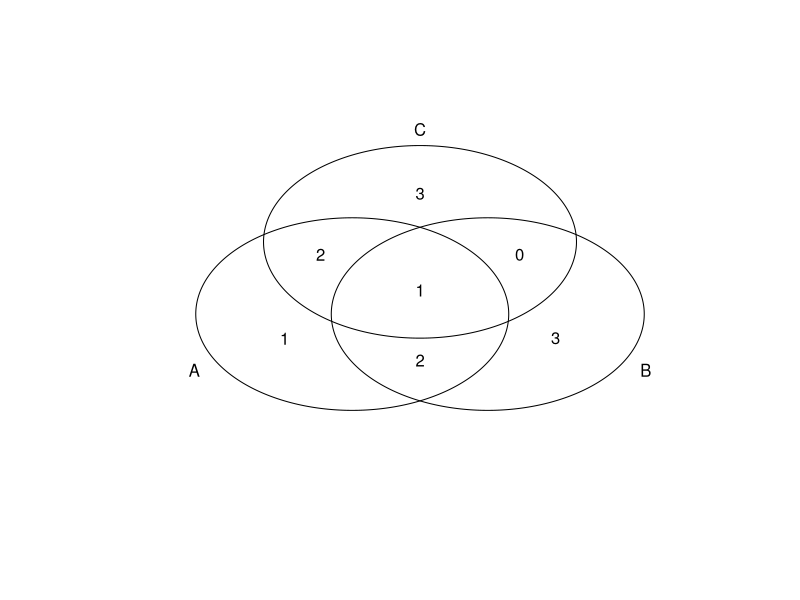
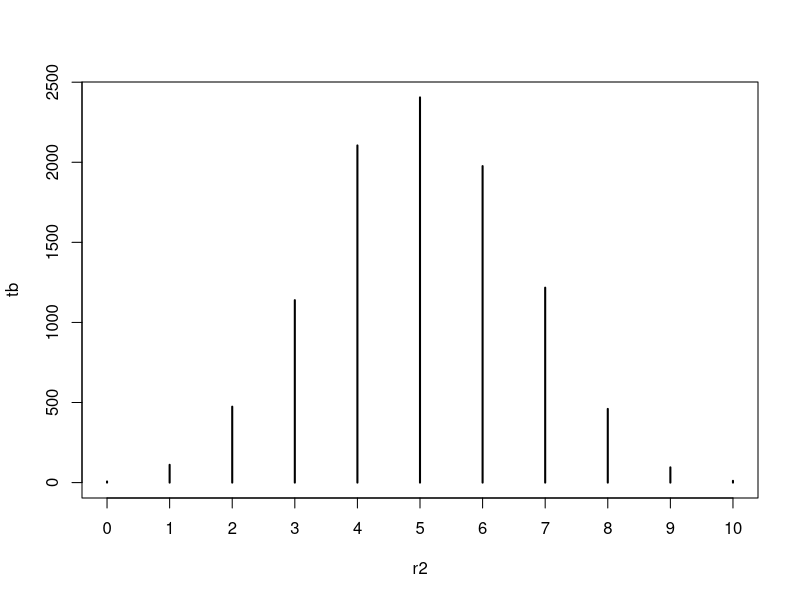
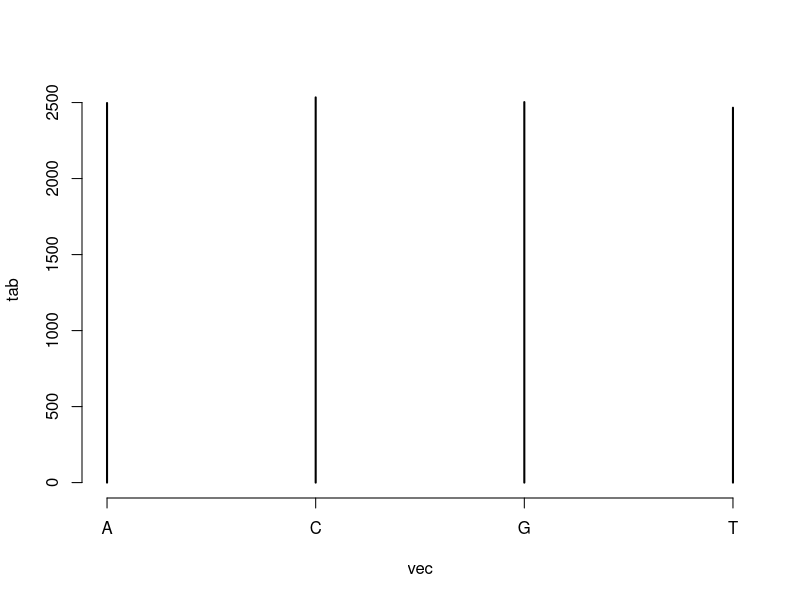

Recreate these plots in R, in order. (Note: this script raises an error after producing the figures.)
# 14-03-23 R practical
A <- c(50, 60, 70, 80, 90, 100)
B <- c(80, 90, 100, 110, 120, 130)
C <- c(60, 70, 80, 200, 220, 240)
# Union of 2 sets
U <- union(A, B)

# intersect of A and B
I <- intersect(A, B)
U3 <- union(U, C)
#library("ggplot2")
# sampling randomly from a set
x <- c(1:100)
#sample without replacement
S1 <- sample(x, 20)
S1
help(sample)
# sample with replacement
S2 <- sample(x, 20, replace = T)
S2
SS <- c("A", "T", "G", "C")
# DNA sequence
gs <- sample(SS, 100, replace = T)
gs
paste(gs, collapse = '')
install.packages("gtools")
library("gtools")
# permutations of n things taken r at a time
x <- c("A", "B", "C", "D")
prlist <- permutations(v = x,n = length(x),
                       r = 3,
                       repeats.allowed = F)
prlist

prlist2 <- permutations(v = x,n = length(x),
                       r = 3,
                       repeats.allowed = T)
prlist2

#combinations of n things taken r at a time

comlist <- combinations(n = length(x), r = 3, v = x)
comlist
library("gplots")

venn(list(A,B,C))

# cumulative probability
## Binomial distribution

n <- 12
x <-  7
p <- 0.5
pvalue <- pbinom(x,n,p)
pvalue
pbinom(12,12,p)

# x for a pvalue(cumulative prob)
x <- qbinom(0.8,n,p)
x
# random sampling from the distribution
n <- 10
p <- 0.5
xseq <- rbinom(100,n,p) 
xseq
r2 <- rbinom(10000,n,p) 
tb <- table(r2)
tb
plot(tb)
dim(tb)
vec <- sample(SS, 10000, replace = T)
tab <- table(vec)
plot(tab)

# dbinom : get actual probability for a  'x'

n <- 14
p <- 0.9
pdens <- dbinom(12,n,p)
pdens
x <- seq(0,n)
x
pdens <- dbinom(x,n,p)
pdens
plot(x,pdens, type = "h", col = blue)

# Poisson distribution
help(ppois)
x <- 3
mu <- 8
# get the cumulative probability
pvalue <- ppois(x,mu)
pvalue
# get the x value given the pvalue and mu
xval <- qpois(pvalue, mu)
xval
# get the random sample for 100 samples for mu
xseq <- rpois(100,mu)
xseq
# get actual probability for the samples in xseq 
den <- dpois(xseq,mu)
den
plot(xseq,den, type = "h")
